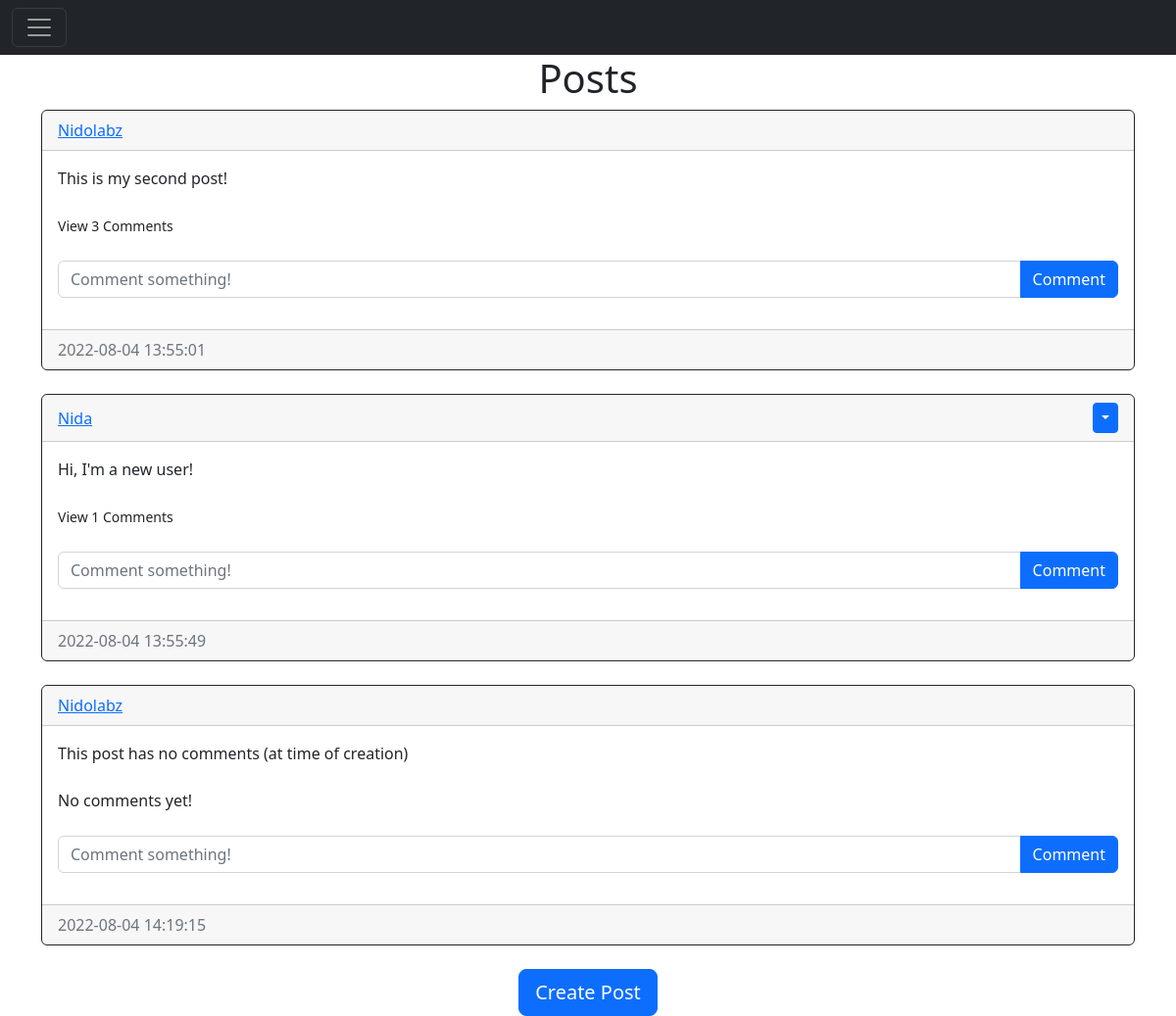
The app's page / (signed in) with its own data.
### website/models.py (models this page shows)
class Post(db.Model): # Post model
    id = db.Column(db.Integer, primary_key=True) # ID of the post
    text = db.Column(db.Text, nullable=False) # Text of the post, cannot be null
    date_created = db.Column(db.DateTime(timezone=True), default=func.now()) # Date post was made
    author = db.Column(db.Integer, db.ForeignKey('user.id', ondelete="Cascade"), nullable=False) # User who made post, is foreign key
    comments = db.relationship('Comment', backref='post', passive_deletes=True)

class User(db.Model, UserMixin):
    id = db.Column(db.Integer, primary_key=True)
    email = db.Column(db.String(150), unique=True)
    username = db.Column(db.String(150), unique=True)
    password = db.Column(db.String(150))
    date_created = db.Column(db.DateTime(timezone=True), default=func.now())
    posts = db.relationship('Post', backref='user', passive_deletes=True) # Stores posts made by this user, which can be backreferenced through post.user
    comments = db.relationship('Comment', backref='user', passive_deletes=True)

### website/views.py (the view)
@views.route("/home")
@views.route("/")
@login_required
def home():
    posts = Post.query.all() # Gets all posts
    return render_template("home.html", user=current_user, posts=posts)

### website/__init__.py (called while the page is built)
def create_app():
    app = Flask(__name__)
    app.config['SECRET_KEY'] = "helloworld"
    app.config['SQLALCHEMY_DATABASE_URI'] = f'sqlite:///{DB_NAME}'
    db.init_app(app)
    from .views import views
    from .auth import auth
    app.register_blueprint(views, url_prefix="/")
    app.register_blueprint(auth, url_prefix="/")
    from .models import User, Post, Comment
    create_database(app)
    login_manager = LoginManager()
    login_manager.login_view = "auth.login"
    login_manager.init_app(app)
    @login_manager.user_loader
    def load_user(id):
        return User.query.get(int(id))
    @app.route("/")
    def home():
        return "<h1>Hello<h1>"
    @app.route("/profile")
    def profile():
        return "<h1>Profile<h1>"
    return app

### website/templates/home.html
{%extends "post_div.html"%}

### website/templates/post_div.html (shortened to what this page needs)
{% extends "base.html" %}
{% block content %}
    <h1 align="center">
        {% block header %}
        Posts
        {% endblock %}
    </h1>
    <div id="posts">
        {% for post in posts %}
            <div class="card border-dark">
                <div class="card-header d-flex justify-content-between align-items-center">
                    <a href="/posts/{{post.user.username}}">
                        {{post.user.username}}
                    </a>
                    {% if user.id == post.author %}
                    <div class="btn-group">
                        <button type="button" class="btn btn-sm btn-primary dropdown-toggle" data-bs-toggle="dropdown"></button>
                    </div>
                    {% endif %}
                </div>
                <div class="card-body">
                    <div class="card-text">
                        {{post.text}}
                    </div>
                    <br />
                    <div class="card-text>"
                        {% if post.comments|length > 0 %}
                            <a data-bs-toggle="collapse" href="#comments-{{post.id}}" role="button">
                                <small>
                                    View {{post.comments|length}} Comments
                                </small>
                        {% else %}
                            <small class="text-muted">
                                No comments yet!
                        {% endif %}
                    </div>
                    <br />
                    <form class="input-group mb-3" method='POST' action="/create-comment/{{post.id}}">
                        <input type="text" id="text" name="text" class="form-control" placeholder="Comment something!" />
                        <button type="submit" class="btn btn-primary">
                            Comment
                        </button>
                    </form>
                </div>
                <div class="card-footer text-muted">
                    {{post.date_created}}
                </div>
            </div>
            <br />
        {% endfor %}
    </div>
    {% block footer %}
        <div align="center">
            <a href="/create-post">
                <button type="button" class="btn btn-primary btn-lg"> Create Post </button>
            </a>
        </div>
    {% endblock %}
{% endblock %}

### records on screen
Post: user.username "Nidolabz", text "This is my second post!", comments|length "3", date_created "2022-08-04 13:55:01"
Post: user.username "Nida", text "Hi, I'm a new user!", comments|length "1", date_created "2022-08-04 13:55:49"
Post: user.username "Nidolabz", text "This post has no comments (at time of creation)", shows "No comments yet!", date_created "2022-08-04 14:19:15"
